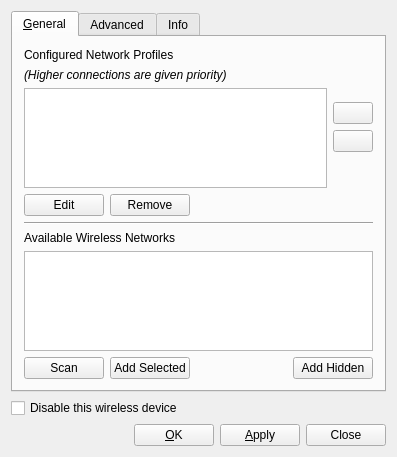
<?xml version="1.0" encoding="UTF-8"?>
<ui version="4.0">
 <class>wificonfigwidgetbase</class>
 <widget class="QWidget" name="wificonfigwidgetbase">
  <property name="geometry">
   <rect>
    <x>0</x>
    <y>0</y>
    <width>397</width>
    <height>457</height>
   </rect>
  </property>
  <property name="windowTitle">
   <string>Wireless Configuration</string>
  </property>
  <property name="windowIcon">
   <iconset resource="wificonfig.qrc">
    <normaloff>:/tray_wifi85.png</normaloff>:/tray_wifi85.png</iconset>
  </property>
  <layout class="QGridLayout">
   <item row="2" column="3">
    <widget class="QPushButton" name="buttonCancel">
     <property name="text">
      <string>Close</string>
     </property>
     <property name="shortcut">
      <string/>
     </property>
    </widget>
   </item>
   <item row="1" column="0" colspan="4">
    <widget class="QCheckBox" name="checkDisableWireless">
     <property name="text">
      <string>Disable this wireless device</string>
     </property>
    </widget>
   </item>
   <item row="2" column="2">
    <widget class="QPushButton" name="pushApply">
     <property name="text">
      <string>&amp;Apply</string>
     </property>
     <property name="shortcut">
      <string>Alt+A</string>
     </property>
    </widget>
   </item>
   <item row="2" column="0">
    <spacer name="spacer1">
     <property name="orientation">
      <enum>Qt::Horizontal</enum>
     </property>
     <property name="sizeType">
      <enum>QSizePolicy::Expanding</enum>
     </property>
     <property name="sizeHint" stdset="0">
      <size>
       <width>100</width>
       <height>21</height>
      </size>
     </property>
    </spacer>
   </item>
   <item row="2" column="1">
    <widget class="QPushButton" name="pushOK">
     <property name="text">
      <string>&amp;OK</string>
     </property>
     <property name="shortcut">
      <string>Alt+O</string>
     </property>
    </widget>
   </item>
   <item row="0" column="0" colspan="4">
    <widget class="QTabWidget" name="tabMainWidget">
     <property name="currentIndex">
      <number>0</number>
     </property>
     <widget class="QWidget" name="tab">
      <attribute name="title">
       <string>&amp;General</string>
      </attribute>
      <layout class="QGridLayout" name="gridLayout_3">
       <item row="2" column="0">
        <layout class="QGridLayout" name="gridLayout_2">
         <item row="2" column="0">
          <widget class="QListWidget" name="listWifi"/>
         </item>
         <item row="2" column="1">
          <layout class="QVBoxLayout" name="verticalLayout">
           <property name="sizeConstraint">
            <enum>QLayout::SetDefaultConstraint</enum>
           </property>
           <item>
            <spacer name="verticalSpacer_2">
             <property name="orientation">
              <enum>Qt::Vertical</enum>
             </property>
             <property name="sizeHint" stdset="0">
              <size>
               <width>28</width>
               <height>18</height>
              </size>
             </property>
            </spacer>
           </item>
           <item>
            <widget class="QPushButton" name="pushUp">
             <property name="sizePolicy">
              <sizepolicy hsizetype="Fixed" vsizetype="Fixed">
               <horstretch>0</horstretch>
               <verstretch>0</verstretch>
              </sizepolicy>
             </property>
             <property name="text">
              <string/>
             </property>
             <property name="icon">
              <iconset resource="wificonfig.qrc">
               <normaloff>:/arrow-up.png</normaloff>:/arrow-up.png</iconset>
             </property>
            </widget>
           </item>
           <item>
            <widget class="QPushButton" name="pushDown">
             <property name="sizePolicy">
              <sizepolicy hsizetype="Fixed" vsizetype="Fixed">
               <horstretch>0</horstretch>
               <verstretch>0</verstretch>
              </sizepolicy>
             </property>
             <property name="text">
              <string/>
             </property>
             <property name="icon">
              <iconset resource="wificonfig.qrc">
               <normaloff>:/arrow-down.png</normaloff>:/arrow-down.png</iconset>
             </property>
            </widget>
           </item>
           <item>
            <spacer name="verticalSpacer">
             <property name="orientation">
              <enum>Qt::Vertical</enum>
             </property>
             <property name="sizeHint" stdset="0">
              <size>
               <width>20</width>
               <height>40</height>
              </size>
             </property>
            </spacer>
           </item>
          </layout>
         </item>
         <item row="1" column="0">
          <widget class="QLabel" name="label">
           <property name="font">
            <font>
             <pointsize>9</pointsize>
             <italic>true</italic>
            </font>
           </property>
           <property name="text">
            <string>(Higher connections are given priority)</string>
           </property>
          </widget>
         </item>
         <item row="0" column="0">
          <widget class="QLabel" name="textLabel2">
           <property name="text">
            <string>Configured Network Profiles</string>
           </property>
           <property name="wordWrap">
            <bool>false</bool>
           </property>
          </widget>
         </item>
         <item row="3" column="0">
          <layout class="QHBoxLayout" name="horizontalLayout">
           <item>
            <widget class="QPushButton" name="pushEditWifi">
             <property name="text">
              <string>Edit</string>
             </property>
             <property name="icon">
              <iconset resource="wificonfig.qrc">
               <normaloff>:/configure.png</normaloff>:/configure.png</iconset>
             </property>
            </widget>
           </item>
           <item>
            <widget class="QPushButton" name="pushRemoveWifi">
             <property name="text">
              <string>Remove</string>
             </property>
             <property name="icon">
              <iconset resource="wificonfig.qrc">
               <normaloff>:/edit-delete.png</normaloff>:/edit-delete.png</iconset>
             </property>
            </widget>
           </item>
           <item>
            <spacer name="horizontalSpacer">
             <property name="orientation">
              <enum>Qt::Horizontal</enum>
             </property>
             <property name="sizeHint" stdset="0">
              <size>
               <width>40</width>
               <height>20</height>
              </size>
             </property>
            </spacer>
           </item>
          </layout>
         </item>
        </layout>
       </item>
       <item row="5" column="0">
        <layout class="QGridLayout" name="gridLayout">
         <item row="1" column="0">
          <widget class="QListWidget" name="listNewWifi"/>
         </item>
         <item row="0" column="0">
          <widget class="QLabel" name="labelAvailWifi">
           <property name="text">
            <string>Available Wireless Networks</string>
           </property>
          </widget>
         </item>
         <item row="7" column="0">
          <layout class="QHBoxLayout" name="horizontalLayout_2">
           <item>
            <widget class="QPushButton" name="pushRescan">
             <property name="text">
              <string>Scan</string>
             </property>
             <property name="icon">
              <iconset resource="wificonfig.qrc">
               <normaloff>:/scan-wifi.png</normaloff>:/scan-wifi.png</iconset>
             </property>
            </widget>
           </item>
           <item>
            <widget class="QPushButton" name="pushAddWifi">
             <property name="text">
              <string>Add Selected</string>
             </property>
             <property name="icon">
              <iconset resource="wificonfig.qrc">
               <normaloff>:/list-add.png</normaloff>:/list-add.png</iconset>
             </property>
             <property name="shortcut">
              <string>Alt+S</string>
             </property>
            </widget>
           </item>
           <item>
            <spacer name="horizontalSpacer_2">
             <property name="orientation">
              <enum>Qt::Horizontal</enum>
             </property>
             <property name="sizeHint" stdset="0">
              <size>
               <width>40</width>
               <height>20</height>
              </size>
             </property>
            </spacer>
           </item>
           <item>
            <widget class="QPushButton" name="pushAddHidden">
             <property name="text">
              <string>Add Hidden</string>
             </property>
             <property name="icon">
              <iconset resource="wificonfig.qrc">
               <normaloff>:/list-add.png</normaloff>:/list-add.png</iconset>
             </property>
            </widget>
           </item>
          </layout>
         </item>
        </layout>
       </item>
       <item row="4" column="0">
        <widget class="Line" name="line">
         <property name="orientation">
          <enum>Qt::Horizontal</enum>
         </property>
        </widget>
       </item>
      </layout>
     </widget>
     <widget class="QWidget" name="TabPage">
      <attribute name="title">
       <string>Advanced</string>
      </attribute>
      <layout class="QVBoxLayout" name="verticalLayout_3">
       <item>
        <layout class="QVBoxLayout" name="verticalLayout_4">
         <item>
          <widget class="QCheckBox" name="checkMAC">
           <property name="text">
            <string>Use hardware defau&amp;lt MAC address</string>
           </property>
           <property name="shortcut">
            <string>Alt+L</string>
           </property>
           <property name="checked">
            <bool>true</bool>
           </property>
          </widget>
         </item>
         <item>
          <widget class="QGroupBox" name="groupMAC">
           <property name="enabled">
            <bool>false</bool>
           </property>
           <property name="title">
            <string>Custom MAC address</string>
           </property>
           <layout class="QGridLayout">
            <item row="1" column="0">
             <widget class="QLineEdit" name="lineMAC"/>
            </item>
           </layout>
          </widget>
         </item>
        </layout>
       </item>
       <item>
        <widget class="Line" name="line_3">
         <property name="orientation">
          <enum>Qt::Horizontal</enum>
         </property>
        </widget>
       </item>
       <item>
        <layout class="QVBoxLayout" name="verticalLayout_2">
         <item>
          <widget class="QCheckBox" name="checkDHCP">
           <property name="text">
            <string>O&amp;btain IP automatically (DHCP)</string>
           </property>
           <property name="shortcut">
            <string>Alt+B</string>
           </property>
          </widget>
         </item>
         <item>
          <widget class="QGroupBox" name="groupBoxIP">
           <property name="title">
            <string>Assign static IP address</string>
           </property>
           <layout class="QGridLayout" name="_2">
            <item row="0" column="0">
             <widget class="QLabel" name="textLabel3">
              <property name="text">
               <string>IP:</string>
              </property>
              <property name="alignment">
               <set>Qt::AlignRight|Qt::AlignTrailing|Qt::AlignVCenter</set>
              </property>
              <property name="wordWrap">
               <bool>false</bool>
              </property>
             </widget>
            </item>
            <item row="1" column="0">
             <widget class="QLabel" name="textLabel3_2">
              <property name="text">
               <string>Netmask:</string>
              </property>
              <property name="alignment">
               <set>Qt::AlignRight|Qt::AlignTrailing|Qt::AlignVCenter</set>
              </property>
              <property name="wordWrap">
               <bool>false</bool>
              </property>
             </widget>
            </item>
            <item row="1" column="1">
             <widget class="QLineEdit" name="lineNetmask">
              <property name="inputMask">
               <string>999\.999\.999\.999; </string>
              </property>
              <property name="alignment">
               <set>Qt::AlignHCenter</set>
              </property>
             </widget>
            </item>
            <item row="0" column="1">
             <widget class="QLineEdit" name="lineIP">
              <property name="inputMask">
               <string>999\.999\.999\.999; </string>
              </property>
              <property name="alignment">
               <set>Qt::AlignHCenter</set>
              </property>
             </widget>
            </item>
           </layout>
          </widget>
         </item>
        </layout>
       </item>
       <item>
        <widget class="QGroupBox" name="groupCountryCode">
         <property name="title">
          <string>Set Country Code</string>
         </property>
         <property name="checkable">
          <bool>true</bool>
         </property>
         <property name="checked">
          <bool>false</bool>
         </property>
         <layout class="QGridLayout" name="gridLayout_4">
          <item row="0" column="0">
           <widget class="QComboBox" name="comboCountryCode"/>
          </item>
         </layout>
        </widget>
       </item>
       <item>
        <spacer name="spacer7">
         <property name="orientation">
          <enum>Qt::Vertical</enum>
         </property>
         <property name="sizeType">
          <enum>QSizePolicy::Expanding</enum>
         </property>
         <property name="sizeHint" stdset="0">
          <size>
           <width>240</width>
           <height>140</height>
          </size>
         </property>
        </spacer>
       </item>
      </layout>
     </widget>
     <widget class="QWidget" name="TabPage2">
      <attribute name="title">
       <string>Info</string>
      </attribute>
      <layout class="QGridLayout">
       <item row="0" column="0">
        <widget class="QLabel" name="textInfoName">
         <property name="text">
          <string/>
         </property>
         <property name="wordWrap">
          <bool>false</bool>
         </property>
        </widget>
       </item>
       <item row="1" column="0">
        <widget class="QGroupBox" name="groupBox4">
         <property name="title">
          <string>Configuration info</string>
         </property>
         <layout class="QGridLayout">
          <item row="0" column="0">
           <widget class="QLabel" name="textLabel3_3">
            <property name="sizePolicy">
             <sizepolicy hsizetype="Minimum" vsizetype="Preferred">
              <horstretch>0</horstretch>
              <verstretch>0</verstretch>
             </sizepolicy>
            </property>
            <property name="text">
             <string>IP:</string>
            </property>
            <property name="alignment">
             <set>Qt::AlignRight|Qt::AlignTrailing|Qt::AlignVCenter</set>
            </property>
            <property name="wordWrap">
             <bool>false</bool>
            </property>
           </widget>
          </item>
          <item row="4" column="0">
           <widget class="QLabel" name="textLabel3_2_2_2_2">
            <property name="sizePolicy">
             <sizepolicy hsizetype="Minimum" vsizetype="Preferred">
              <horstretch>0</horstretch>
              <verstretch>0</verstretch>
             </sizepolicy>
            </property>
            <property name="text">
             <string>Mac/Ether:</string>
            </property>
            <property name="alignment">
             <set>Qt::AlignRight|Qt::AlignTrailing|Qt::AlignVCenter</set>
            </property>
            <property name="wordWrap">
             <bool>false</bool>
            </property>
           </widget>
          </item>
          <item row="4" column="1">
           <widget class="QLabel" name="textMac">
            <property name="text">
             <string/>
            </property>
            <property name="wordWrap">
             <bool>false</bool>
            </property>
           </widget>
          </item>
          <item row="1" column="0">
           <widget class="QLabel" name="textLabel3_2_2">
            <property name="sizePolicy">
             <sizepolicy hsizetype="Minimum" vsizetype="Preferred">
              <horstretch>0</horstretch>
              <verstretch>0</verstretch>
             </sizepolicy>
            </property>
            <property name="text">
             <string>Netmask:</string>
            </property>
            <property name="alignment">
             <set>Qt::AlignRight|Qt::AlignTrailing|Qt::AlignVCenter</set>
            </property>
            <property name="wordWrap">
             <bool>false</bool>
            </property>
           </widget>
          </item>
          <item row="2" column="0">
           <widget class="QLabel" name="textLabel3_2_3">
            <property name="text">
             <string>Gateway:</string>
            </property>
            <property name="alignment">
             <set>Qt::AlignRight|Qt::AlignTrailing|Qt::AlignVCenter</set>
            </property>
            <property name="wordWrap">
             <bool>false</bool>
            </property>
           </widget>
          </item>
          <item row="3" column="0">
           <widget class="QLabel" name="textLabel3_2_3_2">
            <property name="text">
             <string>IPv6:</string>
            </property>
            <property name="alignment">
             <set>Qt::AlignRight|Qt::AlignTrailing|Qt::AlignVCenter</set>
            </property>
            <property name="wordWrap">
             <bool>false</bool>
            </property>
           </widget>
          </item>
          <item row="3" column="1">
           <widget class="QLabel" name="textIPv6">
            <property name="text">
             <string/>
            </property>
            <property name="wordWrap">
             <bool>false</bool>
            </property>
           </widget>
          </item>
          <item row="2" column="1">
           <widget class="QLabel" name="textGateway">
            <property name="text">
             <string/>
            </property>
            <property name="wordWrap">
             <bool>false</bool>
            </property>
           </widget>
          </item>
          <item row="1" column="1">
           <widget class="QLabel" name="textNetmask">
            <property name="sizePolicy">
             <sizepolicy hsizetype="Expanding" vsizetype="Preferred">
              <horstretch>0</horstretch>
              <verstretch>0</verstretch>
             </sizepolicy>
            </property>
            <property name="text">
             <string/>
            </property>
            <property name="wordWrap">
             <bool>false</bool>
            </property>
           </widget>
          </item>
          <item row="0" column="1">
           <widget class="QLabel" name="textIP">
            <property name="sizePolicy">
             <sizepolicy hsizetype="Expanding" vsizetype="Preferred">
              <horstretch>0</horstretch>
              <verstretch>0</verstretch>
             </sizepolicy>
            </property>
            <property name="text">
             <string/>
            </property>
            <property name="wordWrap">
             <bool>false</bool>
            </property>
           </widget>
          </item>
          <item row="6" column="0">
           <widget class="QLabel" name="textLabel3_2_2_2">
            <property name="sizePolicy">
             <sizepolicy hsizetype="Minimum" vsizetype="Preferred">
              <horstretch>0</horstretch>
              <verstretch>0</verstretch>
             </sizepolicy>
            </property>
            <property name="text">
             <string>Status:</string>
            </property>
            <property name="alignment">
             <set>Qt::AlignRight|Qt::AlignTrailing|Qt::AlignVCenter</set>
            </property>
            <property name="wordWrap">
             <bool>false</bool>
            </property>
           </widget>
          </item>
          <item row="6" column="1">
           <widget class="QLabel" name="textStatus">
            <property name="text">
             <string/>
            </property>
            <property name="wordWrap">
             <bool>false</bool>
            </property>
           </widget>
          </item>
          <item row="5" column="1">
           <widget class="QLabel" name="textMedia">
            <property name="text">
             <string/>
            </property>
            <property name="scaledContents">
             <bool>true</bool>
            </property>
            <property name="alignment">
             <set>Qt::AlignVCenter</set>
            </property>
            <property name="wordWrap">
             <bool>true</bool>
            </property>
           </widget>
          </item>
          <item row="5" column="0">
           <widget class="QLabel" name="textLabel3_2_2_2_3">
            <property name="sizePolicy">
             <sizepolicy hsizetype="Minimum" vsizetype="Preferred">
              <horstretch>0</horstretch>
              <verstretch>0</verstretch>
             </sizepolicy>
            </property>
            <property name="text">
             <string>Media:</string>
            </property>
            <property name="alignment">
             <set>Qt::AlignRight|Qt::AlignTrailing|Qt::AlignVCenter</set>
            </property>
            <property name="wordWrap">
             <bool>false</bool>
            </property>
           </widget>
          </item>
         </layout>
        </widget>
       </item>
       <item row="2" column="0">
        <widget class="QGroupBox" name="groupBox5">
         <property name="title">
          <string>Traffic info</string>
         </property>
         <layout class="QGridLayout">
          <item row="1" column="2">
           <widget class="QLabel" name="textPacketsOut">
            <property name="text">
             <string/>
            </property>
            <property name="alignment">
             <set>Qt::AlignCenter</set>
            </property>
            <property name="wordWrap">
             <bool>false</bool>
            </property>
           </widget>
          </item>
          <item row="1" column="1">
           <widget class="QLabel" name="textPacketsIn">
            <property name="text">
             <string/>
            </property>
            <property name="alignment">
             <set>Qt::AlignCenter</set>
            </property>
            <property name="wordWrap">
             <bool>false</bool>
            </property>
           </widget>
          </item>
          <item row="2" column="2">
           <widget class="QLabel" name="textPacketsOutErrors">
            <property name="text">
             <string/>
            </property>
            <property name="alignment">
             <set>Qt::AlignCenter</set>
            </property>
            <property name="wordWrap">
             <bool>false</bool>
            </property>
           </widget>
          </item>
          <item row="2" column="1">
           <widget class="QLabel" name="textPacketsInErrors">
            <property name="text">
             <string/>
            </property>
            <property name="alignment">
             <set>Qt::AlignCenter</set>
            </property>
            <property name="wordWrap">
             <bool>false</bool>
            </property>
           </widget>
          </item>
          <item row="1" column="0">
           <widget class="QLabel" name="textLabel6">
            <property name="text">
             <string>Packets:</string>
            </property>
            <property name="alignment">
             <set>Qt::AlignRight|Qt::AlignTrailing|Qt::AlignVCenter</set>
            </property>
            <property name="wordWrap">
             <bool>false</bool>
            </property>
           </widget>
          </item>
          <item row="2" column="0">
           <widget class="QLabel" name="textLabel6_2">
            <property name="text">
             <string>Errors:</string>
            </property>
            <property name="alignment">
             <set>Qt::AlignRight|Qt::AlignTrailing|Qt::AlignVCenter</set>
            </property>
            <property name="wordWrap">
             <bool>false</bool>
            </property>
           </widget>
          </item>
          <item row="0" column="0">
           <spacer name="spacer8_2">
            <property name="orientation">
             <enum>Qt::Vertical</enum>
            </property>
            <property name="sizeType">
             <enum>QSizePolicy::Expanding</enum>
            </property>
            <property name="sizeHint" stdset="0">
             <size>
              <width>20</width>
              <height>20</height>
             </size>
            </property>
           </spacer>
          </item>
          <item row="0" column="1">
           <widget class="QLabel" name="textLabel5">
            <property name="text">
             <string>In:</string>
            </property>
            <property name="alignment">
             <set>Qt::AlignCenter</set>
            </property>
            <property name="wordWrap">
             <bool>false</bool>
            </property>
           </widget>
          </item>
          <item row="0" column="2">
           <widget class="QLabel" name="textLabel5_2">
            <property name="text">
             <string>Out:</string>
            </property>
            <property name="alignment">
             <set>Qt::AlignCenter</set>
            </property>
            <property name="wordWrap">
             <bool>false</bool>
            </property>
           </widget>
          </item>
         </layout>
        </widget>
       </item>
       <item row="3" column="0">
        <spacer name="spacer9">
         <property name="orientation">
          <enum>Qt::Vertical</enum>
         </property>
         <property name="sizeType">
          <enum>QSizePolicy::Fixed</enum>
         </property>
         <property name="sizeHint" stdset="0">
          <size>
           <width>300</width>
           <height>10</height>
          </size>
         </property>
        </spacer>
       </item>
      </layout>
     </widget>
    </widget>
   </item>
  </layout>
 </widget>
 <layoutdefault spacing="6" margin="11"/>
 <tabstops>
  <tabstop>tabMainWidget</tabstop>
  <tabstop>listWifi</tabstop>
  <tabstop>pushUp</tabstop>
  <tabstop>pushDown</tabstop>
  <tabstop>pushEditWifi</tabstop>
  <tabstop>pushRemoveWifi</tabstop>
  <tabstop>checkDisableWireless</tabstop>
  <tabstop>pushOK</tabstop>
  <tabstop>pushApply</tabstop>
  <tabstop>buttonCancel</tabstop>
 </tabstops>
 <includes>
  <include location="local">qmessagebox.h</include>
  <include location="local">qfile.h</include>
  <include location="local">wifiselectiondialog.h</include>
  <include location="local">qmessagebox.h</include>
  <include location="local">wepconfig.h</include>
  <include location="local">dialogwpapersonal.h</include>
  <include location="local">qdesktopwidget.h</include>
  <include location="local">qapplication.h</include>
  <include location="global">pcbsd-netif.h</include>
  <include location="global">pcbsd-utils.h</include>
 </includes>
 <resources>
  <include location="wificonfig.qrc"/>
 </resources>
 <connections>
  <connection>
   <sender>buttonCancel</sender>
   <signal>clicked()</signal>
   <receiver>wificonfigwidgetbase</receiver>
   <slot>slotClose()</slot>
   <hints>
    <hint type="sourcelabel">
     <x>20</x>
     <y>20</y>
    </hint>
    <hint type="destinationlabel">
     <x>20</x>
     <y>20</y>
    </hint>
   </hints>
  </connection>
  <connection>
   <sender>pushApply</sender>
   <signal>clicked()</signal>
   <receiver>wificonfigwidgetbase</receiver>
   <slot>slotApply()</slot>
   <hints>
    <hint type="sourcelabel">
     <x>20</x>
     <y>20</y>
    </hint>
    <hint type="destinationlabel">
     <x>20</x>
     <y>20</y>
    </hint>
   </hints>
  </connection>
  <connection>
   <sender>checkDisableWireless</sender>
   <signal>clicked()</signal>
   <receiver>wificonfigwidgetbase</receiver>
   <slot>slotCheckDisabled()</slot>
   <hints>
    <hint type="sourcelabel">
     <x>20</x>
     <y>20</y>
    </hint>
    <hint type="destinationlabel">
     <x>20</x>
     <y>20</y>
    </hint>
   </hints>
  </connection>
  <connection>
   <sender>pushOK</sender>
   <signal>clicked()</signal>
   <receiver>wificonfigwidgetbase</receiver>
   <slot>slotOK()</slot>
   <hints>
    <hint type="sourcelabel">
     <x>20</x>
     <y>20</y>
    </hint>
    <hint type="destinationlabel">
     <x>20</x>
     <y>20</y>
    </hint>
   </hints>
  </connection>
  <connection>
   <sender>checkMAC</sender>
   <signal>clicked()</signal>
   <receiver>wificonfigwidgetbase</receiver>
   <slot>slotMACClicked()</slot>
   <hints>
    <hint type="sourcelabel">
     <x>20</x>
     <y>20</y>
    </hint>
    <hint type="destinationlabel">
     <x>20</x>
     <y>20</y>
    </hint>
   </hints>
  </connection>
  <connection>
   <sender>lineMAC</sender>
   <signal>textChanged(QString)</signal>
   <receiver>wificonfigwidgetbase</receiver>
   <slot>slotCheckGlobalText()</slot>
   <hints>
    <hint type="sourcelabel">
     <x>20</x>
     <y>20</y>
    </hint>
    <hint type="destinationlabel">
     <x>20</x>
     <y>20</y>
    </hint>
   </hints>
  </connection>
 </connections>
</ui>
